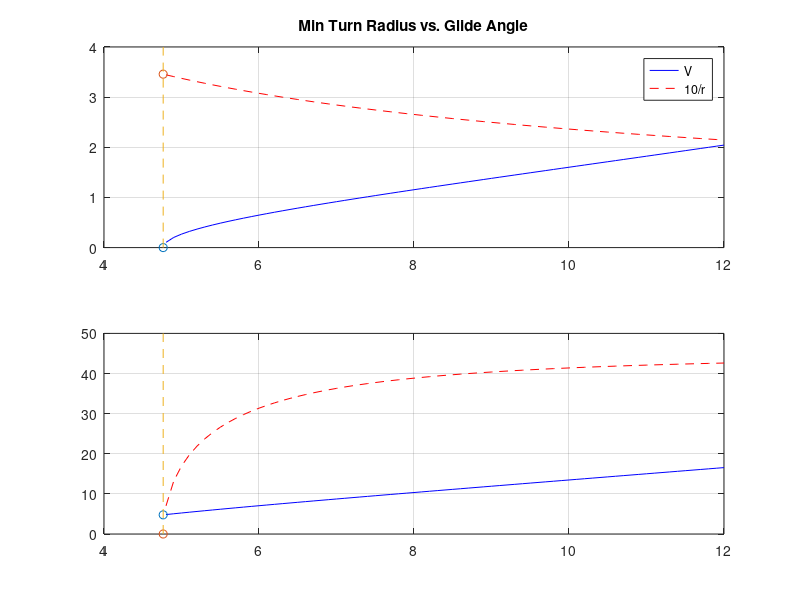

Reproduce this figure in MATLAB. (Note: this script raises an error after producing the figure.)
% Script p1_2_09.m; min radius helix & max turn rate for given glide
% angle; makes plots from explicit analytical solutions; 10/96, 6/27/02
%
% Part (d), plot min radius variables vs. gamma:
alm=1/12; eta=1/2; gamin=atan(2*eta*alm); c=180/pi; ga=[4.8:.1:12]/c; 
un=ones(1,length(ga)); mu=tan(ga)/(2*eta*alm); 
rr=alm*sqrt(mu.^2-un)./(cos(ga)).^2;
al=alm*sqrt(2*mu.^2-un); sg=.5*acos(un./(2*mu.^2-un));
V=sqrt((cos(ga))./(al.*cos(sg))); Vm=sqrt(cos(gamin)/alm);  
ga=ga*c; al=al*c; sg=sg*c; gam=gamin*c;
%
figure(1); clf; subplot(211), plot(ga,10*rr,'b',ga,V,'r--',gam,0,...
   'o',gam,Vm,'o',[gam gam],[0 4],'--'); axis([4 12 0 4]); grid 
legend('V','10/r'); title('Min Turn Radius vs. Glide Angle');
subplot(212), plot(ga,al,'b',ga,sg,'r--',gam,alm*180/pi,'o',gam,0,'o');
grid; axis([4 12 0 50]); hold on; plot([gam gam],[0 50],'--'); hold off
legend('\alpha','\sigma',2); xlabel('\gamma (deg)'); ylabel('Deg')  
%
% Part (e), plot max turn rate variable vs. gamma:
ga=[4.8:.1:25]/c; un=ones(1,length(ga)); mu=tan(ga)/(2*eta*alm);
chidot=sqrt(2*alm*(mu-un)./cos(ga)); al=alm*sqrt(2*mu-un);
sg=acos(un./sqrt(2*mu-un)); V=sqrt((cos(ga))./(al.*cos(sg)));
Vm=sqrt(cos(gamin)/alm); ga=ga*c; al=al*c; sg=sg*c; gam=gamin*c;
%
figure(2); clf; subplot(211), plot(ga,c*chidot,'b'); grid; hold on;
plot(ga,10*V,'r--',gam,0,'o',gam,10*Vm,'o',[gam gam],[0 60],'--');
hold off; axis([4 25 0 60]); title('Max Turn Rate vs. Glide Angle')
legend('Turn Rate (deg/unit time)','10*V',2)
subplot(212), plot(ga,al,'b',ga,sg,'r--',gam,alm*180/pi,'o',gam,0,'o');
grid; axis([4 25 0 80]); hold on; plot([gam gam],[0 80],'--');
hold off; legend('\alpha','\sigma',2); xlabel('\gamma (deg)')
ylabel('Deg')  

   
